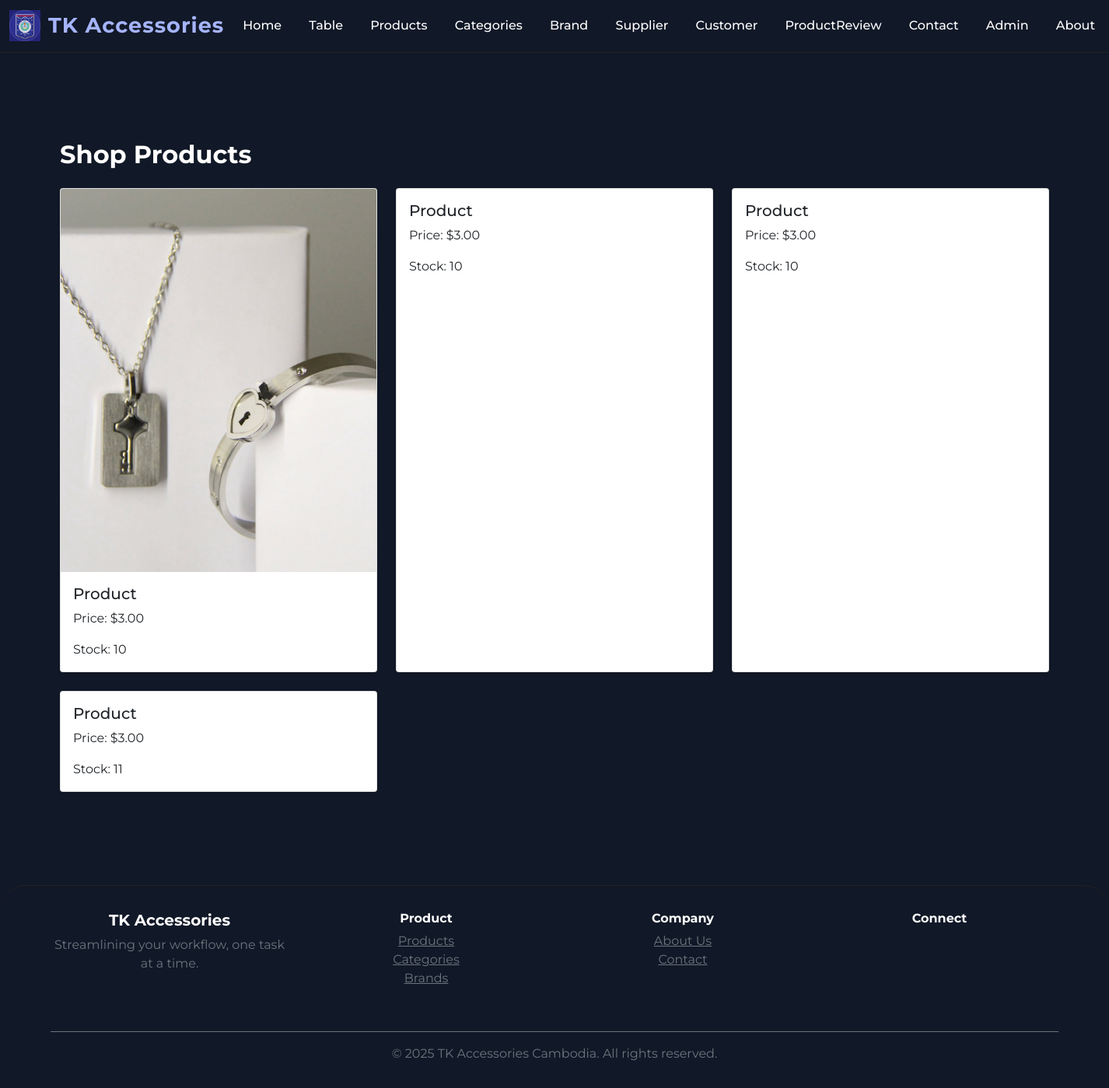
/shop/, run on an earlier commit of the app's database.
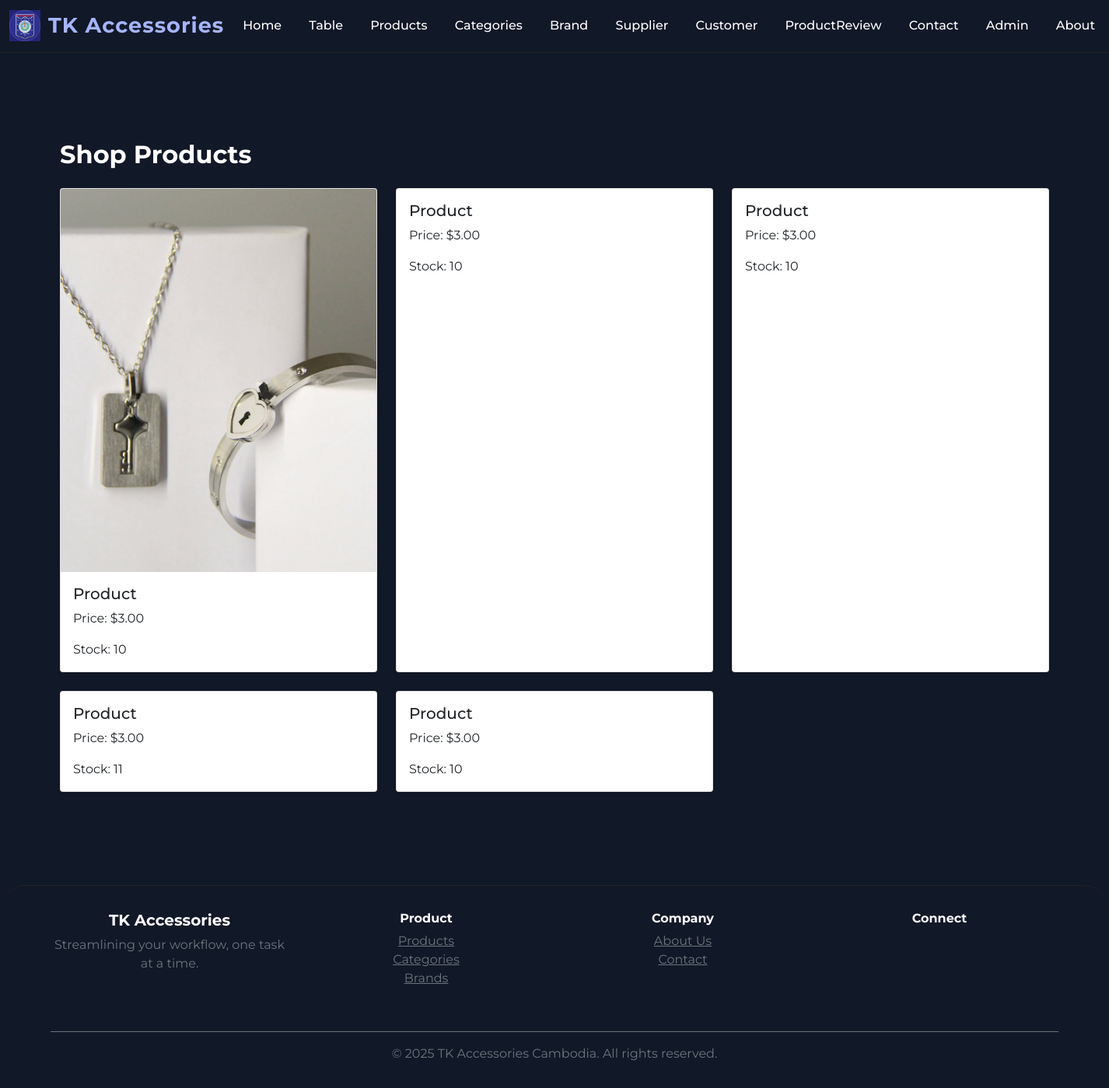
And on a later commit of the database.
### my_web_app/models.py (models this page shows, shortened)
class Product(models.Model):
    name = models.CharField(max_length=100)
    price = models.DecimalField(max_digits=10, decimal_places=2)
    stock = models.PositiveIntegerField()
    image = models.ImageField(upload_to='product_images/', blank=True, null=True)

### my_web_app/views.py (the view)
# urls.py: path('shop/', views.shop_products, name='shop_products'),
def shop_products(request):
    import os
    from django.conf import settings
    products = Product.objects.all().order_by('id')
    for p in products:
        if p.image:
            image_path = os.path.join(settings.MEDIA_ROOT, str(p.image))
            if not os.path.isfile(image_path):
                p.image = None
        p.display_images = []
        if p.image:
            p.display_images.append(p.image.url)
        for img in p.images.all()[:4-len(p.display_images)]:
            p.display_images.append(img.image_url)
        while len(p.display_images) < 4:
            p.display_images.append('https://media.istockphoto.com/id/1147544807/vector/thumbnail-image-vector-graphic.jpg?s=612x612&w=0&k=20&c=rnCKVbdxqkjlcs3xH87-9gocETqpspHFXu5dIGB4wuM=')
    products = list(products)
    return render(request, 'shop_products.html', {'products': products})

### my_web_app/templates/shop_products.html (shortened to what this page needs)
{% extends 'base.html' %}
{% load static %}
{% block content %}
<section class="py-5">
    <div class="container">
        <h2 class="fw-bold mb-4 text-white">Shop Products</h2>
        <div class="row g-4">
            {% for product in products %}
            <div class="col-md-4">
                <div class="card h-100 shadow-sm">
                    {% if product.image %}
                    <img src="{{ product.image.url }}" class="card-img-top" alt="{{ product.name }}">
                    {% endif %}
                    <div class="card-body">
                        <h5 class="card-title">{{ product.name }}</h5>
                        <p class="card-text">Price: ${{ product.price }}</p>
                        <p class="card-text">Stock: {{ product.stock }}</p>
                    </div>
                </div>
            </div>
            {% empty %}
            <div class="col-12">
                <p class="text-center text-muted">No products available.</p>
            </div>
            {% endfor %}
        </div>
    </div>
</section>
{% endblock content %}

What changed in the data, as far as the page shows it:
added Product: name "Product", price "3.00", stock "10"
